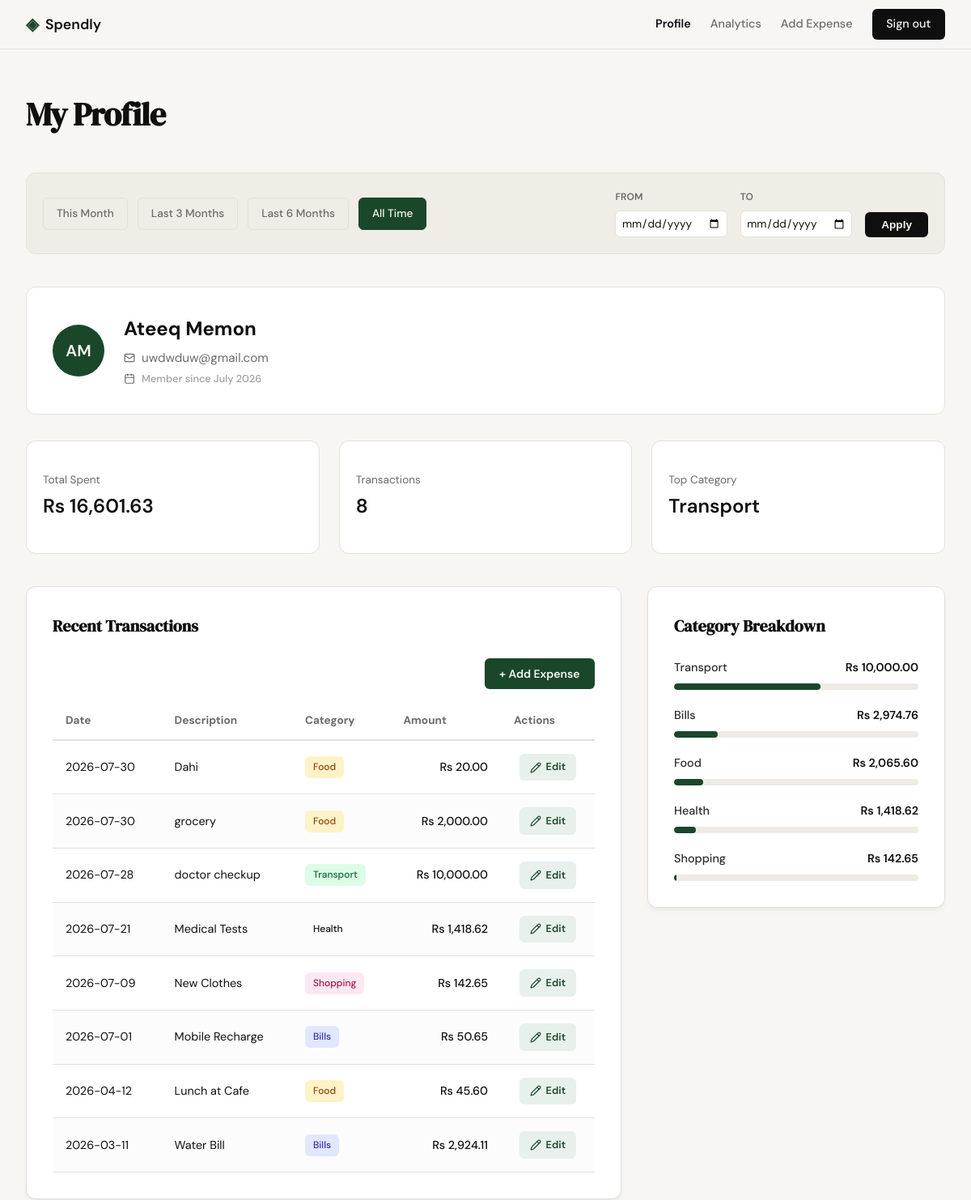
/profile (signed in, upper part), run on an earlier commit of the app's database.
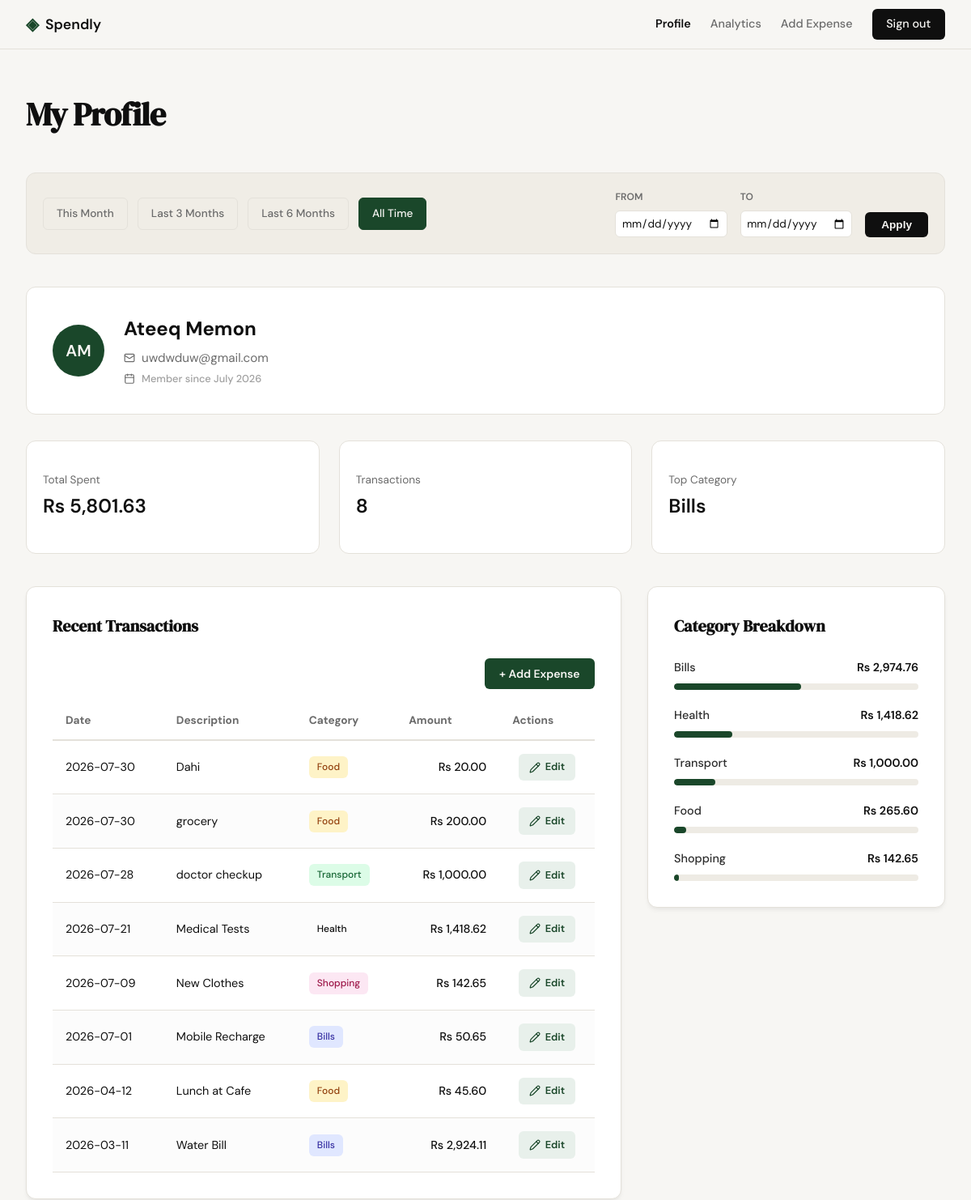
And on a later commit of the database.
### tables this page shows
CREATE TABLE users (
                id INTEGER PRIMARY KEY AUTOINCREMENT,
                name TEXT NOT NULL,
                email TEXT UNIQUE NOT NULL,
                password_hash TEXT NOT NULL,
                created_at TEXT DEFAULT (datetime('now'))
            );

CREATE TABLE expenses (
                id INTEGER PRIMARY KEY AUTOINCREMENT,
                user_id INTEGER NOT NULL,
                amount REAL NOT NULL,
                category TEXT NOT NULL,
                date TEXT NOT NULL,
                description TEXT,
                created_at TEXT DEFAULT (datetime('now')),
                FOREIGN KEY (user_id) REFERENCES users (id)
            );

### app.py (the view, shortened to what this page needs)
@app.route("/profile")
def profile():
    if not session.get("user_id"):
        flash("Please log in to access your profile.", "error")
        return redirect(url_for("login"))
    user_id = session["user_id"]
    date_from = request.args.get("date_from")
    date_to = request.args.get("date_to")
    validated_from = None
    validated_to = None
    today = datetime.now().date()
    presets = {
        "this_month": {
            "label": "This Month",
            "from": datetime(today.year, today.month, 1).date(),
            "to": today
        },
        "last_3_months": {
            "label": "Last 3 Months",
            "from": today - timedelta(days=90), # Approx 3 months
            "to": today
        },
        "last_6_months": {
            "label": "Last 6 Months",
            "from": today - timedelta(days=180), # Approx 6 months
            "to": today
        },
        "all_time": {
            "label": "All Time",
            "from": None,
            "to": None
        }
    }
    user_info = get_user_by_id(user_id)
    if not user_info:
        flash("User profile not found.", "error")
        return redirect(url_for("login"))
    stats = get_summary_stats(user_id, date_from=validated_from, date_to=validated_to)
    txs = get_recent_transactions(user_id, date_from=validated_from, date_to=validated_to)
    cats = get_category_breakdown(user_id, date_from=validated_from, date_to=validated_to)
    profile_data = {
        "user": {
            "name": user_info["name"],
            "email": user_info["email"],
            "initials": "".join([n[0].upper() for n in user_info["name"].split()]),
            "joined": user_info["member_since"]
        },
        "stats": {
            "total_spent": f"Rs {stats['total_spent']:,.2f}",
            "tx_count": stats["transaction_count"],
            "top_category": stats["top_category"]
        },
        "transactions": [
            {
                "id": tx["id"],
                "date": tx["date"],
                "desc": tx["desc"],
                "category": tx["category"],
                "amount": f"Rs {tx['amount']:,.2f}"
            }
            for tx in txs
        ],
        "categories": [
            {
                "name": cat["name"],
                "amount": f"Rs {cat['amount']:,.2f}",
                "percent": cat["pct"]
            }
            for cat in cats
        ]
    }
    return render_template("profile.html", profile=profile_data, date_from=validated_from, date_to=validated_to, presets=presets)

### database/db.py (called while the page is built)
def get_db():
    conn = sqlite3.connect(DB_PATH)
    conn.row_factory = sqlite3.Row
    conn.execute("PRAGMA foreign_keys = ON")
    return conn

### database/queries.py (called while the page is built)
def get_user_by_id(user_id):
    with get_db() as conn:
        row = conn.execute('SELECT name, email, created_at FROM users WHERE id = ?', (user_id,)).fetchone()
        if not row:
            return None
        try:
            dt = datetime.strptime(row['created_at'], '%Y-%m-%d %H:%M:%S')
            member_since = dt.strftime('%B %Y')
        except (ValueError, TypeError):
            member_since = "Unknown"
        return {
            "name": row['name'],
            "email": row['email'],
            "member_since": member_since
        }

### templates/profile.html (shortened to what this page needs)
{% extends "base.html" %}
{% block content %}
<div class="profile-container">
    <header class="profile-header">
        <h1 class="profile-title">My Profile</h1>
    </header>
    <section class="profile-filter-bar">
        <div class="filter-presets">
            {% for id, preset in presets.items() %}
            <a href="{{ url_for('profile', date_from=preset.from, date_to=preset.to) }}"
               class="filter-btn {{ 'active' if (date_from == preset.from and date_to == preset.to) else '' }}">
                {{ preset.label }}
            </a>
            {% endfor %}
        </div>
        <form class="filter-custom-range" method="GET" action="{{ url_for('profile') }}">
            <div class="input-group">
                <label for="date_from">From</label>
                <input type="date" id="date_from" name="date_from" value="{{ date_from or '' }}">
            </div>
            <div class="input-group">
                <label for="date_to">To</label>
                <input type="date" id="date_to" name="date_to" value="{{ date_to or '' }}">
            </div>
            <button type="submit" class="btn-apply">Apply</button>
        </form>
    </section>
    <section class="profile-user-card">
        <div class="user-info-wrapper">
            <div class="avatar-circle">
                {{ profile.user.initials }}
            </div>
            <div class="user-details">
                <h2 class="user-name">{{ profile.user.name }}</h2>
                <div class="user-email-row">
                    <i data-lucide="mail" class="inline-icon"></i>
                    <span class="user-email">{{ profile.user.email }}</span>
                </div>
                <div class="user-meta-row">
                    <i data-lucide="calendar" class="inline-icon"></i>
                    <span class="user-meta">Member since {{ profile.user.joined }}</span>
                </div>
            </div>
        </div>
    </section>
    <section class="profile-stats-row">
        <div class="summary-card">
            <div class="stat-content">
                <span class="stat-label">Total Spent</span>
                <span class="stat-value">{{ profile.stats.total_spent }}</span>
            </div>
        </div>
        <div class="summary-card">
            <div class="stat-content">
                <span class="stat-label">Transactions</span>
                <span class="stat-value">{{ profile.stats.tx_count }}</span>
            </div>
        </div>
        <div class="summary-card">
            <div class="stat-content">
                <span class="stat-label">Top Category</span>
                <span class="stat-value">{{ profile.stats.top_category }}</span>
            </div>
        </div>
    </section>
    <div class="profile-grid">
        <section class="profile-section">
            <div class="dashboard-card">
                <h3 class="section-title">Recent Transactions</h3>
                <div class="table-actions">
                    <a href="{{ url_for('add_expense') }}" class="btn-add-expense">+ Add Expense</a>
                </div>
                <div class="table-responsive">
                    <table class="dashboard-table">
                        <thead>
                            <tr>
                                <th>Date</th>
                                <th>Description</th>
                                <th>Category</th>
                                <th class="text-right">Amount</th>
                                <th class="text-center">Actions</th>
                            </tr>
                        </thead>
                        <tbody>
                            {% for tx in profile.transactions %}
                            <tr>
                                <td>{{ tx.date }}</td>
                                <td>{{ tx.desc }}</td>
                                <td>
                                    <span class="category-badge badge-{{ tx.category|lower }}">
                                        {{ tx.category }}
                                    </span>
                                </td>
                                <td class="text-right amount">{{ tx.amount }}</td>
                                <td class="text-center">
                                    <a href="{{ url_for('edit_expense', id=tx.id) }}" class="action-btn action-edit" title="Edit expense">
                                        <i data-lucide="pencil" class="action-icon"></i>
                                        <span>Edit</span>
                                    </a>
                                </td>
                            </tr>
                            {% endfor %}
                        </tbody>
                    </table>
                </div>
            </div>
        </section>
        <section class="profile-section">
            <div class="dashboard-card">
                <h3 class="section-title">Category Breakdown</h3>
                <div class="category-list">
                    {% for cat in profile.categories %}
                    <div class="category-item">
                        <div class="category-info">
                            <span class="cat-name">{{ cat.name }}</span>
                            <span class="cat-amount">{{ cat.amount }}</span>
                        </div>
                        <div class="progress-bar-container">
                            <div class="progress-bar" style="width: {{ cat.percent }}%;"></div>
                        </div>
                    </div>
                    {% endfor %}
                </div>
            </div>
        </section>
    </div>
</div>
{% endblock %}

### templates/base.html (shortened to what this page needs)
<!DOCTYPE html>
<html lang="en">
<head>
    <link rel="stylesheet" href="{{ url_for('static', filename='css/style.css') }}">
</head>
<body>
    {% set flashed_messages = get_flashed_messages(with_categories=true) %}
    <nav class="navbar">
        <div class="nav-inner">
            <a href="{{ url_for('landing') }}" class="nav-brand">
                <span class="brand-icon">◈</span>
                <span class="brand-name">Spendly</span>
            </a>
            <div class="nav-links">
                {% if session.get("user_id") %}
                    <a href="{{ url_for('profile') }}" class="{{ 'active' if request.endpoint == 'profile' }}">Profile</a>
                    <a href="{{ url_for('analytics') }}" class="{{ 'active' if request.endpoint == 'analytics' }}">Analytics</a>
                    <a href="{{ url_for('add_expense') }}" class="{{ 'active' if request.endpoint == 'add_expense' }}">Add Expense</a>
                    <a href="{{ url_for('logout') }}" class="nav-cta">Sign out</a>
                {% else %}
                    <a href="{{ url_for('login') }}">Sign in</a>
                    <a href="{{ url_for('register') }}" class="nav-cta">Get started</a>
                {% endif %}
            </div>
        </div>
    </nav>
    <main class="main-content">
        {% block content %}{% endblock %}
    </main>
</body>
</html>

What changed in the data, as far as the page shows it:
changed expenses "grocery": amount "Rs 2,000.00" → "Rs 200.00"
changed expenses "doctor checkup": amount "Rs 10,000.00" → "Rs 1,000.00"; stats.top_category "Transport" → (not shown)
Also different on the page:
{{ profile.stats.total_spent }}: "Rs 16,601.63" → "Rs 5,801.63"
{{ profile.stats.top_category }}: (not shown) → "Bills"
{{ cat.percent }}: 18 → 52 (drawn)
{{ cat.percent }}: 9 → 24 (drawn)
{{ cat.percent }}: 1 → 2 (drawn)
new list line: "Transport Rs 1,000.00"
new list line: "Food Rs 265.60"
list line gone: "Transport Rs 10,000.00"
list line gone: "Food Rs 2,065.60"
